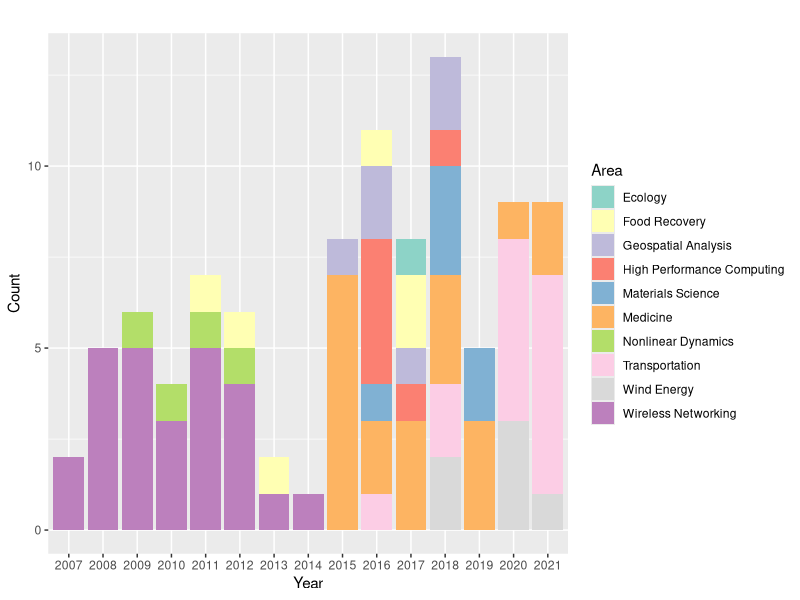
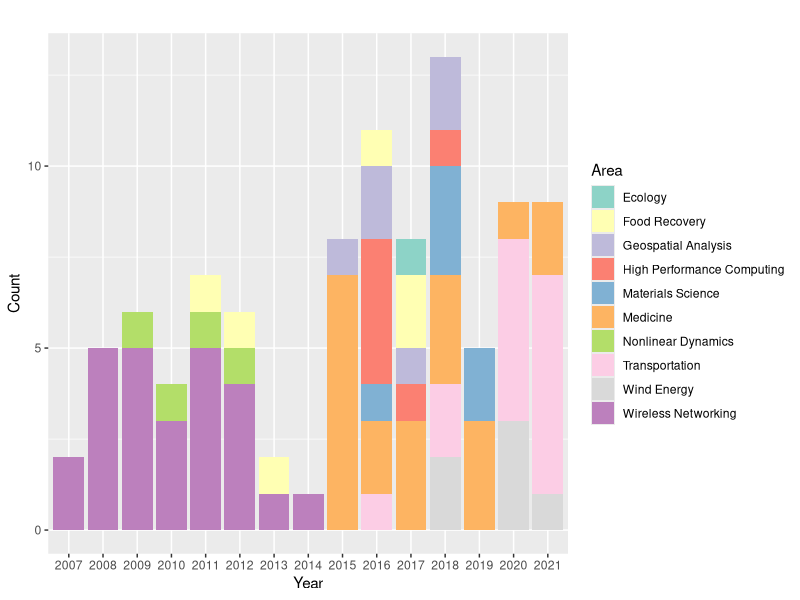

Reproduce these figures in R, in order.
d <- read.csv('pubs.csv',header=T)

library(ggplot2)

qplot(factor(year),data=d,geom="bar",fill=factor(cat),xlab="Year",ylab="Count") + 
  scale_fill_brewer(name="Area",palette="Set3") + ggtitle("") + 
  theme(plot.background=element_rect(fill = "transparent",colour = NA))
ggsave("pubs.jpg",width=10,height=3)